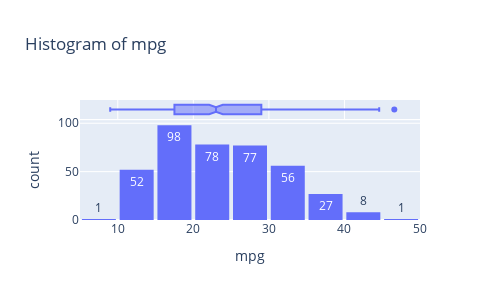

The cell this chart's notebook holds for it:
### Code cell
# Distribution of target variable: mpg
fig = px.histogram(auto_mpg,
                   x="mpg",
                   nbins=15,
                   marginal="box",
                   text_auto=True,
                   title='Histogram of mpg',
                  )
fig.update_layout(bargap=0.1,
                  autosize=False,
                  width=500, height=300
                 )
fig.show()

### Figure 1 — Plotly figure (JSON) as saved in the notebook; plotly's stock layout.template omitted (floating-point values rounded to 4 significant figures; data arrays with more than 128 entries replaced by an {"elided": "..."} marker saying what was removed)
{"data": [{"alignmentgroup": "True", "bingroup": "x", "hovertemplate": "mpg=%{x}<br>count=%{y}<extra></extra>", "legendgroup": "", "marker": {"color": "#636efa", "pattern": {"shape": ""}}, "name": "", "nbinsx": 15, "offsetgroup": "", "orientation": "v", "showlegend": false, "texttemplate": "%{value}", "type": "histogram", "x": {"elided": "398 float values"}, "xaxis": "x", "yaxis": "y"}, {"alignmentgroup": "True", "hovertemplate": "mpg=%{x}<extra></extra>", "legendgroup": "", "marker": {"color": "#636efa"}, "name": "", "notched": true, "offsetgroup": "", "showlegend": false, "type": "box", "x": {"elided": "398 float values"}, "xaxis": "x2", "yaxis": "y2"}], "layout": {"autosize": false, "bargap": 0.1, "barmode": "relative", "height": 300, "legend": {"tracegroupgap": 0}, "title": {"text": "Histogram of mpg"}, "width": 500, "xaxis": {"anchor": "y", "autorange": true, "domain": [0, 1], "range": [5, 50], "title": {"text": "mpg"}, "type": "linear"}, "xaxis2": {"anchor": "y2", "autorange": true, "domain": [0, 1], "matches": "x", "range": [5, 50], "showgrid": true, "showticklabels": false, "type": "linear"}, "yaxis": {"anchor": "x", "autorange": true, "domain": [0, 0.8316], "range": [0, 103.2], "title": {"text": "count"}}, "yaxis2": {"anchor": "x2", "autorange": true, "domain": [0.8416, 1], "matches": "y2", "range": [-0.5, 0.5], "showgrid": false, "showline": false, "showticklabels": false, "ticks": "", "type": "category"}}}
